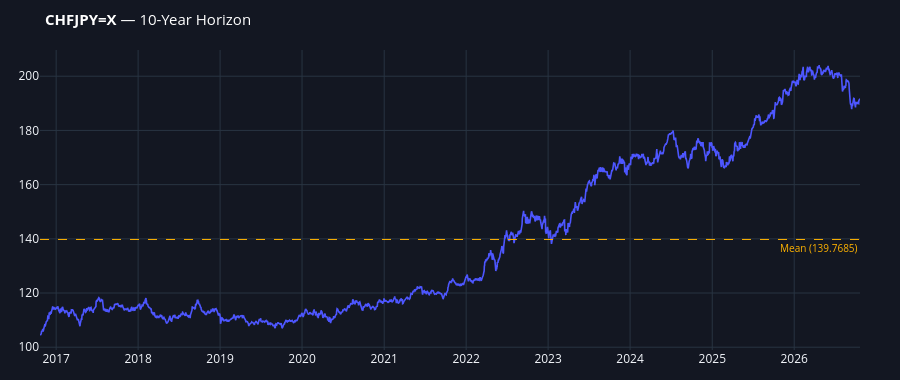

This figure's notebook cell:
### Code cell
display_horizon_analysis(df_10y, "10-Year", "#4D56FF")

### Figure 1 — Plotly figure (JSON) as saved in the notebook; plotly's stock layout.template omitted (floating-point values rounded to 4 significant figures; data arrays with more than 128 entries replaced by an {"elided": "..."} marker saying what was removed)
{"data": [{"hovertemplate": "<b>Date</b>: %{x|%Y-%m-%d}<br><b>Price</b>: %{y:.4f}<extra></extra>", "line": {"color": "#4D56FF", "width": 1.6}, "mode": "lines", "name": "CHFJPY=X Close", "type": "scatter", "x": {"elided": "2602 str values"}, "y": {"elided": "2602 float values"}}], "layout": {"annotations": [{"font": {"color": "#FFB300", "size": 10}, "showarrow": false, "text": "Mean (139.7685)", "x": 1, "xanchor": "right", "xref": "x domain", "y": 139.8, "yanchor": "top", "yref": "y"}], "height": 380, "hovermode": "x unified", "margin": {"b": 30, "l": 40, "r": 40, "t": 50}, "paper_bgcolor": "#131722", "plot_bgcolor": "#131722", "shapes": [{"line": {"color": "#FFB300", "dash": "dash", "width": 1}, "type": "line", "x0": 0, "x1": 1, "xref": "x domain", "y0": 139.8, "y1": 139.8, "yref": "y"}], "title": {"font": {"color": "#FFFFFF", "size": 15}, "text": "<b>CHFJPY=X</b> — 10-Year Horizon"}}}
